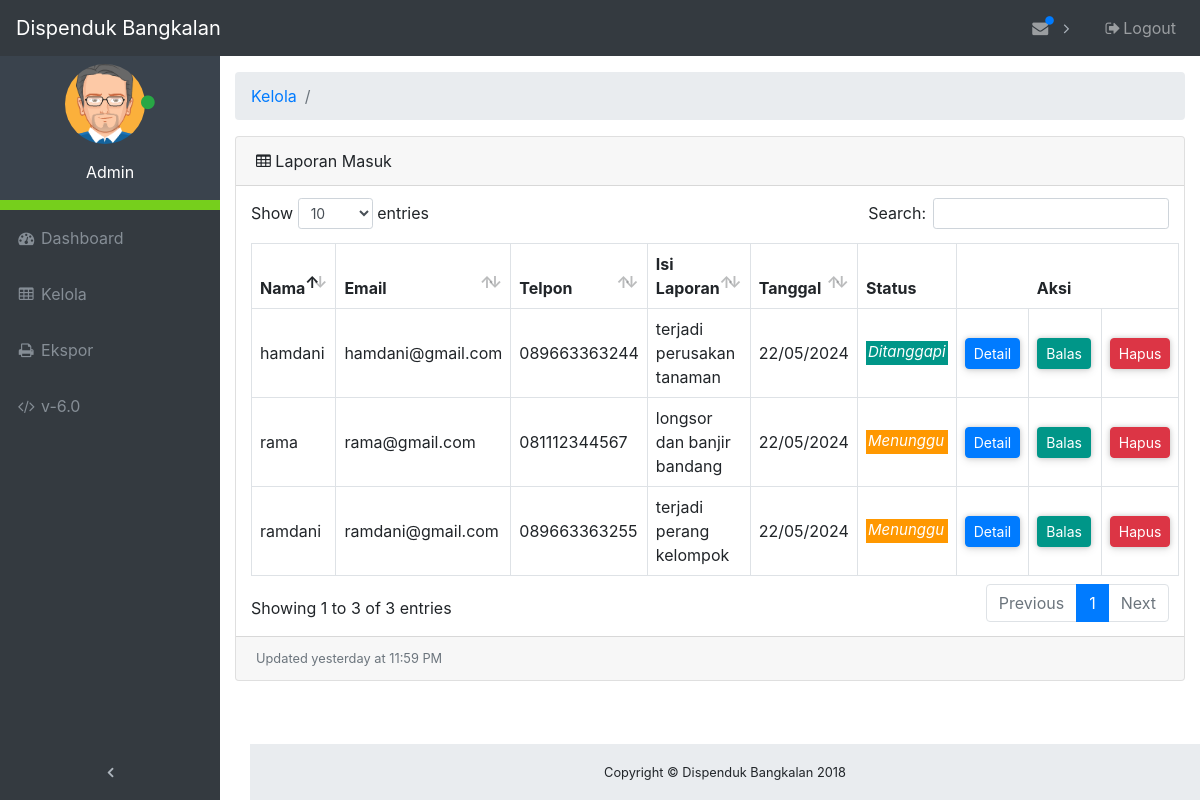
Screenshot of /admin/tables.php (signed in) with the database file from the repository.
### tables this page shows
CREATE TABLE `laporan` (
  `id` int(11) NOT NULL,
  `nama` varchar(64) NOT NULL,
  `email` varchar(64) NOT NULL,
  `telpon` varchar(12) NOT NULL,
  `alamat` varchar(256) NOT NULL,
  `tujuan` int(11) NOT NULL,
  `isi` varchar(2048) NOT NULL,
  `tanggal` timestamp NOT NULL DEFAULT current_timestamp() ON UPDATE current_timestamp(),
  `status` varchar(12) NOT NULL
);

### admin/tables.php (the view, shortened to what this page needs)
<?php
    require_once("database.php");
?>
<!DOCTYPE html>
<html lang="en">
<head>
    <link href="vendor/bootstrap/css/bootstrap.css" rel="stylesheet">
    <link href="vendor/font-awesome/css/font-awesome.min.css" rel="stylesheet" type="text/css">
    <link href="vendor/datatables/dataTables.bootstrap4.css" rel="stylesheet">
    <link href="css/admin.css" rel="stylesheet">
</head>
<body class="fixed-nav sticky-footer" id="page-top">
    <nav class="navbar navbar-expand-lg navbar-dark bg-dark fixed-top" id="mainNav">
        <a class="navbar-brand" href="index">Dispenduk Bangkalan</a>
        <div class="collapse navbar-collapse" id="navbarResponsive">
            <ul class="navbar-nav navbar-sidenav sidebar-menu" id="exampleAccordion">
                <li class="sidebar-profile nav-item" data-toggle="tooltip" data-placement="right" title="Admin">
                    <div class="profile-main">
                        <p class="image">
                            <img alt="image" src="images/avatar1.png" width="80">
                            <span class="status"><i class="fa fa-circle text-success"></i></span>
                        </p>
                        <p>
                            <span class="">Admin</span><br>
                        </p>
                    </div>
                </li>
                <li class="nav-item" data-toggle="tooltip" data-placement="right" title="Dashboard">
                    <a class="nav-link" href="index">
                        <i class="fa fa-fw fa-dashboard"></i>
                        <span class="nav-link-text">Dashboard</span>
                    </a>
                </li>
                <li class="nav-item" data-toggle="tooltip" data-placement="right" title="Tables">
                    <a class="nav-link" href="tables">
                        <i class="fa fa-fw fa-table"></i>
                        <span class="nav-link-text">Kelola</span>
                    </a>
                </li>
                <li class="nav-item" data-toggle="tooltip" data-placement="right" title="Export">
                    <a class="nav-link" href="export">
                        <i class="fa fa-fw fa-print"></i>
                        <span class="nav-link-text">Ekspor</span>
                    </a>
                </li>
                <li class="nav-item" data-toggle="tooltip" data-placement="right" title="Version">
                    <a class="nav-link" href="#VersionModal" data-toggle="modal" data-target="#VersionModal">
                        <i class="fa fa-fw fa-code"></i>
                        <span class="nav-link-text">v-6.0</span>
                    </a>
                </li>
            </ul>
            <ul class="navbar-nav sidenav-toggler">
                <li class="nav-item">
                    <a class="nav-link text-center" id="sidenavToggler">
                        <i class="fa fa-fw fa-angle-left"></i>
                    </a>
                </li>
            </ul>
            <ul class="navbar-nav ml-auto">
                <li class="nav-item dropdown">
                    <a class="nav-link dropdown-toggle mr-lg-2" id="messagesDropdown" href="#" data-toggle="dropdown" aria-haspopup="true" aria-expanded="false">
                        <i class="fa fa-fw fa-envelope"></i>
                        <span class="indicator text-primary d-none d-lg-block">
                            <i class="fa fa-fw fa-circle"></i>
                        </span>
                    </a>
                    <?php
                        $statement = $db->query("SELECT * FROM laporan ORDER BY laporan.id DESC LIMIT 1");
                     ?>
                </li>
                <li class="nav-item">
                    <a class="nav-link" data-toggle="modal" data-target="#exampleModal">
                        <i class="fa fa-fw fa-sign-out"></i>Logout
                    </a>
                </li>
            </ul>
        </div>
    </nav>
    <div class="content-wrapper">
        <div class="container-fluid">
            <ol class="breadcrumb">
                <li class="breadcrumb-item">
                    <a href="#">Kelola</a>
                </li>
                <li class="breadcrumb-item active"><?php echo $divisi; ?></li>
            </ol>
            <div class="card mb-3">
                <div class="card-header">
                    <i class="fa fa-table"></i> Laporan Masuk
                </div>
                <div class="card-body">
                    <div class="table-responsive">
                        <table class="table table-bordered" id="dataTable">
                            <thead>
                                <tr>
                                    <th>Nama</th>
                                    <th>Email</th>
                                    <th>Telpon</th>
                                    <th>Isi Laporan</th>
                                    <th>Tanggal</th>
                                    <th class="sorting_asc_disabled sorting_desc_disabled">Status</th>
                                    <th class="th-no-border sorting_asc_disabled sorting_desc_disabled"></th>
                                    <th class="th-no-border sorting_asc_disabled sorting_desc_disabled" style="text-align:right">Aksi</th>
                                    <th class="sorting_asc_disabled sorting_desc_disabled"></th>
                                </tr>
                            </thead>
                            <tbody>
<?php
    if ($id_admin > 0) {
        $statement = $db->query("SELECT * FROM laporan, divisi WHERE laporan.tujuan = divisi.id_divisi AND laporan.tujuan = $id_admin ORDER BY laporan.id DESC");
    } else {
        $statement = $db->query("SELECT * FROM `laporan` ORDER BY id DESC");
    }
    foreach ($statement as $key ) {
        $mysqldate = $key['tanggal'];
        $phpdate = strtotime($mysqldate);
        $tanggal = date( 'd/m/Y', $phpdate);
        $status  = $key['status'];
        if($status == "Ditanggapi") {
            $style_status = "<p style=\"background-color:#009688;color:#fff;padding-left:2px;padding-right:2px;padding-bottom:2px;margin-top:16px;font-size:15px;font-style:italic;\">Ditanggapi</p>";
        } else {
            $style_status = "<p style=\"background-color:#FF9800;color:#fff;padding-left:2px;padding-right:2px;padding-bottom:2px;margin-top:16px;font-size:15px;font-style:italic;\">Menunggu</p>";
        }
?>
                                <tr>
                                    <td><?php echo $key['nama']; ?></td>
                                    <td><?php echo $key['email']; ?></td>
                                    <td><?php echo $key['telpon']; ?></td>
                                    <td><?php echo $key['isi']; ?></td>
                                    <td><?php echo $tanggal; ?></td>
                                    <td><?php echo $style_status; ?></td>
                                    <td class="td-no-border">
                                        <button type="button" class="btn btn-primary btn-sm btn-custom card-shadow-2" data-toggle="modal" data-target="#ModalDetail<?php echo $key['id']; ?>">
                                            Detail
                                        </button>
                                    </td>
                                    <td class="td-no-border">
                                        <button type="button" class="btn btn-primary-custom btn-sm btn-custom card-shadow-2" data-toggle="modal" data-target="#ModalBalas<?php echo $key['id']; ?>">
                                            Balas
                                        </button>
                                    </td>
                                    <td class="td-no-border">
                                        <button type="button" class="btn btn-danger btn-sm btn-custom card-shadow-2" data-toggle="modal" data-target="#ModalHapus<?php echo $key['id']; ?>">
                                            Hapus
                                        </button>
                                    </td>
                                </tr>
<?php
    }
?>
                            </tbody>
                        </table>
                    </div>
                </div>
                <div class="card-footer small text-muted">Updated yesterday at 11:59 PM</div>
            </div>
        </div>
        <footer class="sticky-footer">
            <div class="container">
                <div class="text-center">
                    <small>Copyright © Dispenduk Bangkalan 2018</small>
                </div>
            </div>
        </footer>
    </div>
</body>
</html>

### admin/css/admin.css (style rules this page uses)
html { position: relative; min-height: 100%; }
body { overflow-x: hidden; }
body.sticky-footer { margin-bottom: 56px; }
body.sticky-footer .content-wrapper { min-height: calc(100vh - 56px - 56px); }
body.fixed-nav { padding-top: 56px; }
.content-wrapper { min-height: calc(100vh - 56px); padding-top: 1rem; }
#mainNav .navbar-collapse { overflow: auto; max-height: 75vh; }
#mainNav .navbar-collapse .navbar-nav .nav-item .nav-link { cursor: pointer; }
#mainNav .navbar-collapse .sidenav-toggler { display: none; }
#mainNav .navbar-collapse .navbar-nav > .nav-item.dropdown > .nav-link { position: relative; min-width: 45px; }
#mainNav .navbar-collapse .navbar-nav > .nav-item.dropdown > .nav-link:after { float: right; width: auto; content: '\f105'; border: none; font-family: 'FontAwesome'; }
#mainNav .navbar-collapse .navbar-nav > .nav-item.dropdown > .nav-link .indicator { position: absolute; top: 5px; left: 21px; font-size: 10px; }
@media (min-width: 992px) { #mainNav .navbar-brand { width: 250px; } }
@media (min-width: 992px) { #mainNav .navbar-collapse { overflow: visible; max-height: none; } }
@media (min-width: 992px) { #mainNav .navbar-collapse .navbar-sidenav { position: absolute; top: 0; left: 0; -webkit-flex-direction: column; -ms-flex-direction: column; flex-direction: column; margin-top: 56px; } }
@media (min-width: 992px) { #mainNav .navbar-collapse .navbar-sidenav > .nav-item { width: 220px; padding: 0; } }
@media (min-width: 992px) { #mainNav .navbar-collapse .navbar-sidenav > .nav-item > .nav-link { padding: 1em; } }
@media (min-width: 992px) { #mainNav .navbar-collapse .navbar-nav > .nav-item.dropdown > .nav-link { min-width: 0; } }
@media (min-width: 992px) { #mainNav .navbar-collapse .navbar-nav > .nav-item.dropdown > .nav-link:after { width: 24px; text-align: center; } }
#mainNav.fixed-top .sidenav-toggler { display: none; }
@media (min-width: 992px) { #mainNav.fixed-top .navbar-sidenav { height: calc(110vh - 112px); } }
@media (min-width: 992px) { #mainNav.fixed-top .sidenav-toggler { position: absolute; top: 0; left: 0; display: flex; -webkit-flex-direction: column; -ms-flex-direction: column; flex-direction: column; margin-top: calc(100vh - 56px); } }
@media (min-width: 992px) { #mainNav.fixed-top .sidenav-toggler > .nav-item { width: 220px; padding: 0; } }
@media (min-width: 992px) { #mainNav.fixed-top .sidenav-toggler > .nav-item > .nav-link { padding: 1em; } }
#mainNav.fixed-top.navbar-dark .sidenav-toggler a i { color: #adb5bd; }
.content-wrapper { overflow-x: hidden; background: white; }
@media (min-width: 992px) { .content-wrapper { margin-left: 220px; } }
#sidenavToggler i { font-weight: 800; }
#mainNav.navbar-dark .navbar-collapse .navbar-sidenav > .nav-item > .nav-link { color: #868e96; }
#mainNav.navbar-dark .navbar-collapse .navbar-nav > .nav-item.dropdown > .nav-link:after { color: #adb5bd; }
@media (min-width: 992px) { #mainNav.navbar-dark .navbar-collapse .navbar-sidenav { background: #343a40; } }
footer.sticky-footer { position: absolute; right: 0; bottom: 0; width: 100%; height: 56px; background-color: #e9ecef; line-height: 55px; }
@media (min-width: 992px) { footer.sticky-footer { width: calc(100% - 250px); } }
ul.sidebar-menu li.sidebar-profile { background-color: #3A434D; padding: 10px; color: #fff; text-align: center; border-bottom: 10px solid #76CF1C; }
ul.sidebar-menu li.sidebar-profile .image img { border-radius: 60%; }
ul.sidebar-menu li.sidebar-profile .status { margin-top: -10px; font-size: 7; margin-left: -9px; }
ul.sidebar-menu li.sidebar-profile .profile-main { margin-top: 8px; }
.btn-custom { display: inline-block; }
table th.th-no-border { border: none; }
.card-shadow-2 { border-radius: 4px; box-shadow: 0 0px 5px 0 rgba(0, 0, 0, 0.16), 0 2px 10px 0 rgba(0, 0, 0, 0.12); }
.btn-primary-custom { color: #fff; background-color: #009688; }

### rows the page displays
laporan: nama "rama", email "rama@gmail.com", telpon "081112344567", isi "longsor dan banjir bandang", tanggal "22/05/2024", status "Menunggu"
laporan: nama "ramdani", email "ramdani@gmail.com", telpon "089663363255", isi "terjadi perang kelompok", tanggal "22/05/2024", status "Menunggu"
laporan: nama "hamdani", email "hamdani@gmail.com", telpon "089663363244", isi "terjadi perusakan tanaman", tanggal "22/05/2024", status "Ditanggapi"
